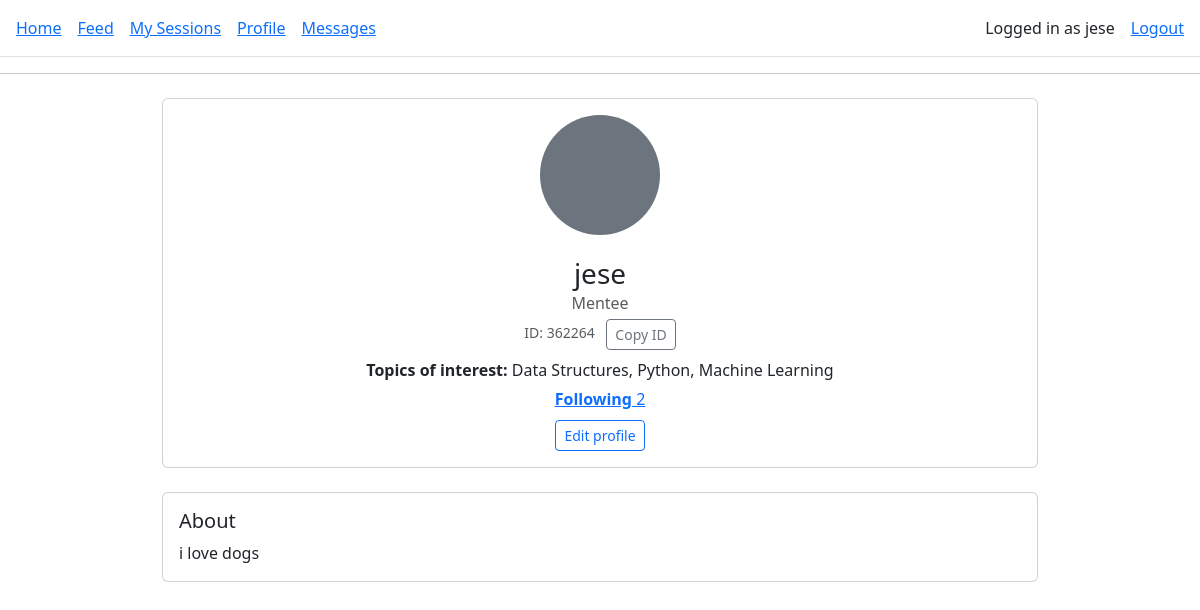
Page /profile/ (signed in) on the committed database.
### core/models.py (models this page shows, shortened)
class Profile(models.Model):
    ROLE_CHOICES = [
        ("MENTOR", "Mentor"),
        ("MENTEE", "Mentee"),
    ]
    user = models.OneToOneField(
        settings.AUTH_USER_MODEL,
        on_delete=models.CASCADE,
        related_name="profile",
    )
    role = models.CharField(max_length=10, choices=ROLE_CHOICES)
    public_id = models.CharField(
        max_length=10,
        unique=True,
        editable=False,
        blank=True,
        null=True,
    )
    bio = models.TextField(blank=True)
    skills = models.CharField(
        max_length=255,
        blank=True,
        help_text="Comma-separated skills, e.g. Python, Data Science, Resume Review",
    )
    hourly_rate = models.DecimalField(
        max_digits=6,
        decimal_places=2,
        null=True,
        blank=True,
        help_text="Only for mentors",
    )
    photo = models.ImageField(
        upload_to="profiles/",
        blank=True,
        null=True,
    )

### core/views.py (the view)
# urls.py: path("profile/", views.profile_view, name="profile"),
@login_required
def profile_view(request):
    profile = request.user.profile
    is_mentor = (profile.role == "MENTOR")
    if is_mentor:
        sessions_as_mentor = Session.objects.filter(mentor=profile)
        total_sessions = sessions_as_mentor.count()
        completed = sessions_as_mentor.filter(status="COMPLETED").count()
        pending = sessions_as_mentor.filter(status="PENDING").count()
        avg_rating = (
            Review.objects
            .filter(session__mentor=profile)
            .aggregate(Avg("rating"))["rating__avg"]
        )
        followed_mentors = []
        follow_count = 0
    else:
        sessions_as_mentee = Session.objects.filter(mentee=profile)
        total_sessions = sessions_as_mentee.count()
        completed = sessions_as_mentee.filter(status="COMPLETED").count()
        pending = sessions_as_mentee.filter(status="PENDING").count()
        avg_rating = None
        followed_mentors = (
            Follow.objects
            .filter(follower=profile)
            .select_related("mentor__user")
            .order_by("mentor__user__username")
        )
        follow_count = followed_mentors.count()
    if is_mentor:
        availabilities = (
            Availability.objects
            .filter(mentor=profile)
            .order_by("day_of_week", "start_time")
        )
    else:
        availabilities = []
    posts = Post.objects.filter(author=profile).order_by("-created_at")
    context = {
        "profile_obj": profile,
        "is_mentor": is_mentor,
        "total_sessions": total_sessions,
        "completed": completed,
        "pending": pending,
        "avg_rating": avg_rating,
        "availabilities": availabilities,
        "posts": posts,
        "followed_mentors": followed_mentors,
        "follow_count": follow_count,
    }
    return render(request, "core/profile.html", context)

### templates/core/profile.html (shortened to what this page needs)
{% extends "base.html" %}
{% block content %}
<div class="container mt-4" style="max-width: 900px;">
    <div class="card mb-4">
        <div class="card-body text-center">
            <div class="mb-3">
                {% if profile_obj.photo %}
                    <img src="{{ profile_obj.photo.url }}"
                         alt="Profile photo"
                         class="rounded-circle"
                         style="width: 120px; height: 120px; object-fit: cover;">
                {% else %}
                    <div class="rounded-circle bg-secondary d-inline-block"
                         style="width: 120px; height: 120px;"></div>
                {% endif %}
            </div>
            <h3 class="mb-0">{{ profile_obj.user.username }}</h3>
            <p class="text-muted mb-1">
                {% if profile_obj.role == "MENTOR" %}
                    Mentor
                {% else %}
                    Mentee
                {% endif %}
            </p>
            {% if profile_obj.public_id %}
                <p class="small text-muted mb-2">
                    ID:
                    <span id="public-id-text">{{ profile_obj.public_id }}</span>
                    <button
                        type="button"
                        class="btn btn-sm btn-outline-secondary ms-2"
                        onclick="navigator.clipboard.writeText('{{ profile_obj.public_id }}'); alert('ID copied to clipboard');"
                    >
                        Copy ID
                    </button>
                </p>
            {% endif %}
            {% if profile_obj.skills %}
                <p class="mb-1">
                    {% if profile_obj.role == "MENTOR" %}
                        <strong>Skills you can help with:</strong> {{ profile_obj.skills }}
                    {% else %}
                        <strong>Topics of interest:</strong> {{ profile_obj.skills }}
                    {% endif %}
                </p>
            {% endif %}
            {% if not is_mentor and user.is_authenticated and user.profile == profile_obj %}
                <p class="mb-2">
                    <button class="btn btn-link p-0"
                            type="button"
                            data-bs-toggle="collapse"
                            data-bs-target="#followingCollapse"
                            aria-expanded="false"
                            aria-controls="followingCollapse">
                        <strong>Following</strong> {{ follow_count }}
                    </button>
                </p>
            {% endif %}
            <div class="mt-2">
                {% if user.is_authenticated and user.profile == profile_obj %}
                    <a href="{% url 'edit_profile' %}"
                       class="btn btn-outline-primary btn-sm">
                        Edit profile
                    </a>
                {% else %}
                    <a href="{% url 'conversation' profile_obj.id %}"
                       class="btn btn-outline-secondary btn-sm">
                        Message
                    </a>
                {% endif %}
            </div>
        </div>
    </div>
    <div class="card mb-3">
        <div class="card-body">
            <h5 class="card-title">About</h5>
            {% if profile_obj.bio %}
                <p class="card-text">{{ profile_obj.bio }}</p>
            {% else %}
                <p class="text-muted mb-0">No bio yet.</p>
            {% endif %}
        </div>
    </div>
</div>
{% endblock %}

### templates/base.html (shortened to what this page needs)
<!DOCTYPE html>
<html lang="en">
<head>
    <link
      href="https://cdn.jsdelivr.net/npm/bootstrap@5.3.3/dist/css/bootstrap.min.css"
      rel="stylesheet">
</head>
<body>
    <header>
  <nav class="p-3 border-bottom d-flex align-items-center">
    {% if user.is_authenticated %}
      <a href="{% url 'dashboard' %}" class="me-3">Home</a>
      <a href="{% url 'feed' %}" class="me-3">Feed</a>
      <a href="{% url 'my_sessions' %}" class="me-3">My Sessions</a>
      <a href="{% url 'profile' %}" class="me-3">Profile</a>
      <a href="{% url 'inbox' %}" class="me-3">Messages</a>
      <span class="ms-auto me-3">Logged in as {{ user.username }}</span>
      <a href="{% url 'logout_custom' %}">Logout</a>
    {% else %}
      <a href="{% url 'home' %}" class="me-3">Home</a>
      <a href="{% url 'login' %}" class="me-3">Login</a>
      <a href="{% url 'select_role' %}">Sign up</a>
    {% endif %}
  </nav>
</header>
    <hr>
    {% block content %}{% endblock %}
</body>
</html>

### rows in the picture
Profile: user.username "jese", public_id "362264", skills "Data Structures, Python, Machine Learning", bio "i love dogs"

### other values in the picture
{{ user.username }} "jese"
{{ follow_count }} "2"
